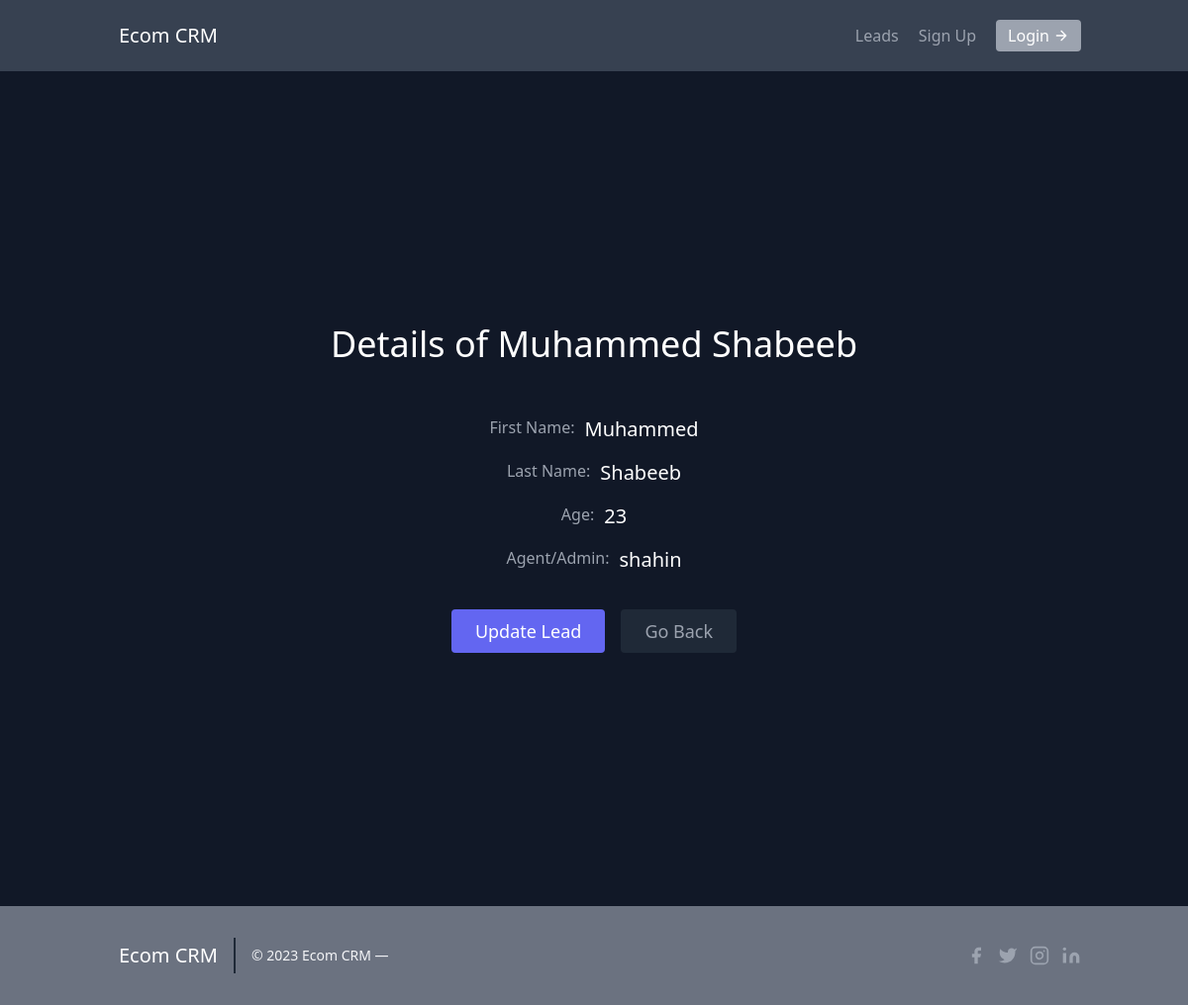
Screenshot of /leads/detail/5/ with the database file from the repository.
### leads/models.py (models this page shows, shortened)
class Lead(models.Model):
    first_name = models.CharField(max_length=25)
    last_name = models.CharField(max_length=25)
    age = models.IntegerField(default=10)
    agent = models.ForeignKey("Agent", on_delete=models.CASCADE)

class Agent(models.Model):
    user = models.OneToOneField(User, on_delete=models.CASCADE)
    def __str__(self):
        return self.user.username

class User(AbstractUser):
    pass

### leads/views.py (the view)
# urls.py: path('detail/<int:pk>/', views.lead_detail, name='lead-detail'),
def lead_detail(request, pk):
    lead = Lead.objects.get(id=pk)
    context = {
        "lead": lead
    }
    return render(request, 'leads/lead_detail.html', context)

### templates/leads/lead_detail.html (shortened to what this page needs)
{% extends "../base.html" %}
{% block content %}
<section class="text-gray-400 bg-gray-900 body-font pt-40 pb-40">
    <div class="container mx-auto flex px-5 py-24 items-center justify-center flex-col">
      <div class="text-center lg:w-2/3 w-full">
        <h1 class="title-font sm:text-4xl text-3xl mb-4 font-medium text-white">Details of {{lead.first_name}} {{lead.last_name}}</h1>
        <div class="flex flex-col items-center pb-9 pt-9">
            <div class="flex gap-x-2.5 pb-4">
                <p>First Name: </p>
                <span class="text-white text-xl"> {{lead.first_name}} </span>
            </div>
            <div class="flex gap-x-2.5 pb-4">
                <p>Last Name: </p>
                <span class="text-white text-xl"> {{lead.last_name}} </span>
            </div>
            <div class="flex gap-x-2.5 pb-4">
                <p>Age: </p>
                <span class="text-white text-xl"> {{lead.age}} </span>
            </div>
            <div class="flex gap-x-2.5">
                <p>Agent/Admin: </p>
                <span class="text-white text-xl"> {{lead.agent}} </span>
            </div>
        </div>
        <div class="flex justify-center">
          <button class="inline-flex text-white bg-indigo-500 border-0 py-2 px-6 focus:outline-none hover:bg-indigo-600 rounded text-lg">
            <a>
                Update Lead
            </a>
          </button>
          <button class="ml-4 inline-flex text-gray-400 bg-gray-800 border-0 py-2 px-6 focus:outline-none hover:bg-gray-700 hover:text-white rounded text-lg">
            <a href="{% url 'leads:lead-list' %}">
                Go Back
            </a>
          </button>
        </div>
      </div>
    </div>
  </section>
  {% endblock content %}

### rows the page displays
Lead: first_name "Muhammed", last_name "Shabeeb", age "23", agent "shahin"
